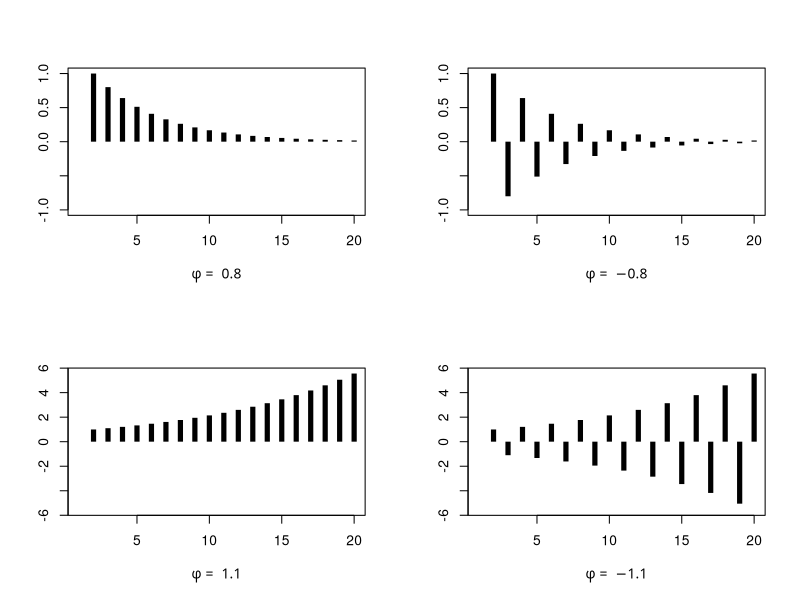

Write R code to recreate this figure.
#line 8 "p4.Rnw"
T <- 20
w <- 1*(1:T == 2)


#line 14 "p4.Rnw"
phis <- c(.8,-.8,1.1,-1.1)
y <- array( dim=c(T,length(phis)) )
y[1,] <- rep(0, length(phis))
for ( j in 2:T )

  y[j,] <- phis * y[j-1,] + w[j]


#line 23 "p4.Rnw"
print( y[2:T,1] )
print( phis[[1]]^seq(0,T-2) )


#line 29 "p4.Rnw"
par( mfrow=c(2,2) )
for ( i in 1:length(phis) )
  plot( 1:T,y[,i], type = "h", xlab=paste("f = ",phis[[i]]), ylab="",
    font.lab = 5, cex=.5, lwd=5,lend=1,ylim=c(-max(y[,i]),max(y[,i])))


